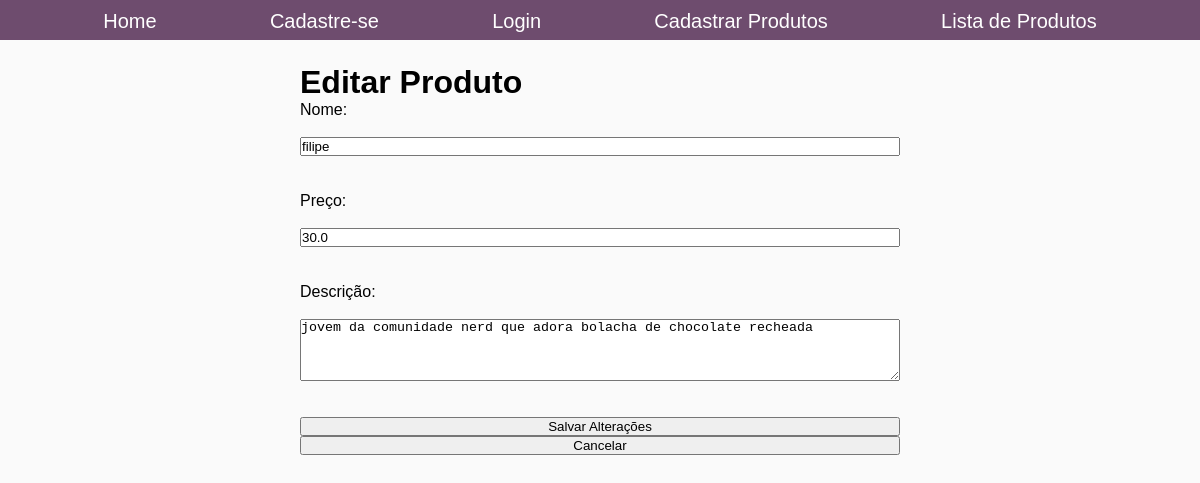
The app's page /editar_produto/3 with its own data.
### modelo.py (models this page shows, shortened)
class Produto(Base):
    __tablename__ = 'produtos'
    id = Column(Integer, primary_key=True)
    nome = Column(String(40), nullable=False)
    preco = Column(Float, nullable=False)
    descricao = Column(String(100), nullable=False)

### app.py (the view, shortened to what this page needs)
@app.route('/editar_produto/<id>', methods=["GET", "POST"])
def editar_produto(id):
    if request.method == 'GET':
        with Sessao_base() as sessao:
            produto = sessao.query(Produto).filter_by(id=id).first()
            if not produto:
                flash("Produto não encontrado.", category="error")
                return redirect(url_for("exibir_produtos"))
            return render_template("editar_produto.html", produto=produto)

### templates/editar_produto.html (shortened to what this page needs)
{% extends 'base.html' %}
{% block conteudo %}
    <h1>Editar Produto</h1>
    <form method="POST" action="{{ url_for('editar_produto', id=produto.id) }}">
        <label for="nome">Nome:</label><br>
        <input type="text" id="nome" name="nome" value="{{ produto.nome }}" required><br><br>
        <label for="preco">Preço:</label><br>
        <input type="number" step="0.01" id="preco" name="preco" value="{{ produto.preco }}" required><br><br>
        <label for="descricao">Descrição:</label><br>
        <textarea id="descricao" name="descricao" rows="4" required>{{ produto.descricao }}</textarea><br><br>
        <button type="submit">Salvar Alterações</button>
        <a href="{{ url_for('exibir_produtos') }}"><button type="button">Cancelar</button></a>
    </form>
{% endblock %}

### static/style.css (style rules this page uses)
* { margin: 0; padding: 0; box-sizing: border-box; }
body, html { height: 100vh; font-family:'Gill Sans', 'Gill Sans MT', Calibri, 'Trebuchet MS', sans-serif; background-color: white; }
body { display: flex; background-color: rgb(250, 250, 250); justify-content: center; }
body form { display: flex; flex-direction: column; width: 600px; height: 400px; }
button { width: 100%; }

### records on screen
Produto: nome "filipe", preco "30.0", descricao "jovem da comunidade nerd que adora bolacha de chocolate recheada"
